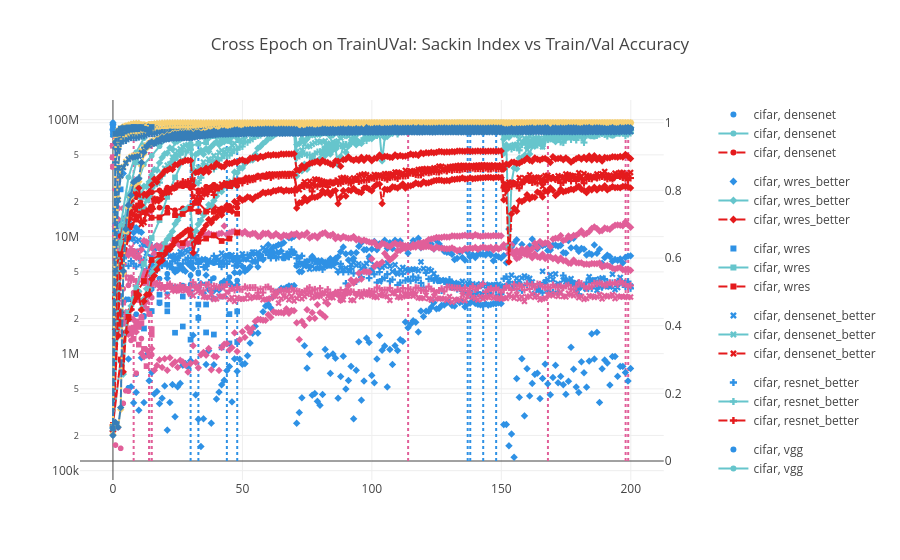

Notebook source saved alongside this figure:
### Code cell
epoch_trainUval = pd.concat([epoch_data[(epoch_data['split'] == 'trainUval')], epoch_data_better[(epoch_data_better['split'] == 'trainUval')]])
epoch_trainUval = epoch_trainUval.sort_values(by='epoch')

fig = make_subplots(specs=[[{"secondary_y": True}]], )

sackin_scatter_trainUval = px.scatter(epoch_trainUval, x='epoch', y='sackin_index', color="dataset", color_discrete_sequence=color_seq, symbol="model")
train_acc_trainUval = px.line(epoch_trainUval, x='epoch', y='train_acc', color="dataset", color_discrete_sequence=color_seq_train, symbol="model")
val_acc_trainUval = px.line(epoch_trainUval, x='epoch', y='val_acc', color="dataset", color_discrete_sequence=color_seq_val, symbol="model", line_dash_sequence=['dash'])

for i in range(16):
	# get dataset, model out of the trace
	dataset, model = str(sackin_scatter_trainUval.data[i]['name']).split(", ")
    
	all_epochs = epoch_trainUval[(epoch_trainUval['dataset'] == dataset) & (epoch_trainUval['model'] == model)]
	# find the epoch where val acc is maximum
	best_epoch = all_epochs.sort_values(by='val_acc', ascending=False).iloc[0]['epoch']

	fig.add_trace(
		sackin_scatter_trainUval.data[i],
		secondary_y=False,
	)

	fig.update_yaxes(type="log", secondary_y=False)

	fig.add_trace(
		train_acc_trainUval.data[i],
		secondary_y=True,
	)
 
	fig.add_trace(
		val_acc_trainUval.data[i],
		secondary_y=True,
	)
 
	# add a vertical line at best epoch
	fig.add_trace(go.Scatter(x=[best_epoch, best_epoch], y=[0, 1], mode="lines", line=dict(color=sackin_scatter_trainUval.data[i]['marker']['color'], dash="dot"), legendgroup=sackin_scatter_trainUval.data[i]['name'], showlegend=False), secondary_y=True)

# set title
fig.update_layout(
	title_text="Cross Epoch on TrainUVal: Sackin Index vs Train/Val Accuracy"
)
fig.show()

### Figure 1 — Plotly figure (JSON) as saved in the notebook; plotly's stock layout.template omitted (floating-point values rounded to 4 significant figures; data arrays with more than 128 entries replaced by an {"elided": "..."} marker saying what was removed)
{"data": [{"hovertemplate": "dataset=cifar<br>model=densenet<br>epoch=%{x}<br>sackin_index=%{y}<extra></extra>", "legendgroup": "cifar, densenet", "marker": {"color": "#2E91E5", "symbol": "circle"}, "mode": "markers", "name": "cifar, densenet", "showlegend": true, "type": "scattergl", "x": [0, 3, 6, 9, 12, 15, 18, 21, 24, 27, 30, 33, 36, 39, 42, 45, 48], "xaxis": "x", "y": [74120000.0, 6026000.0, 2908000.0, 2174000.0, 2061000.0, 3566000.0, 2691000.0, 3226000.0, 3703000.0, 3818000.0, 3903000.0, 4970000.0, 3927000.0, 4428000.0, 4024000.0, 4506000.0, 4213000.0], "yaxis": "y"}, {"hovertemplate": "dataset=cifar<br>model=densenet<br>epoch=%{x}<br>train_acc=%{y}<extra></extra>", "legendgroup": "cifar, densenet", "line": {"color": "rgb(102, 197, 204)", "dash": "solid"}, "marker": {"symbol": "circle"}, "mode": "lines+markers", "name": "cifar, densenet", "showlegend": true, "type": "scattergl", "x": [0, 3, 6, 9, 12, 15, 18, 21, 24, 27, 30, 33, 36, 39, 42, 45, 48], "xaxis": "x", "y": [0.09992, 0.5768, 0.7007, 0.8117, 0.8768, 0.9026, 0.9304, 0.9516, 0.9551, 0.9589, 0.9639, 0.9706, 0.953, 0.9645, 0.955, 0.9631, 0.9578], "yaxis": "y2"}, {"hovertemplate": "dataset=cifar<br>model=densenet<br>epoch=%{x}<br>val_acc=%{y}<extra></extra>", "legendgroup": "cifar, densenet", "line": {"color": "rgb(228,26,28)", "dash": "dash"}, "marker": {"symbol": "circle"}, "mode": "lines+markers", "name": "cifar, densenet", "showlegend": true, "type": "scattergl", "x": [0, 3, 6, 9, 12, 15, 18, 21, 24, 27, 30, 33, 36, 39, 42, 45, 48], "xaxis": "x", "y": [0.0998, 0.5581, 0.6599, 0.7244, 0.7403, 0.7422, 0.7493, 0.749, 0.7413, 0.7468, 0.7517, 0.7626, 0.7403, 0.7509, 0.7467, 0.754, 0.7486], "yaxis": "y2"}, {"legendgroup": "cifar, densenet", "line": {"color": "#2E91E5", "dash": "dot"}, "mode": "lines", "showlegend": false, "type": "scatter", "x": [33, 33], "xaxis": "x", "y": [0, 1], "yaxis": "y2"}, {"hovertemplate": "dataset=cifar<br>model=wres_better<br>epoch=%{x}<br>sackin_index=%{y}<extra></extra>", "legendgroup": "cifar, wres_better", "marker": {"color": "#2E91E5", "symbol": "diamond"}, "mode": "markers", "name": "cifar, wres_better", "showlegend": true, "type": "scattergl", "x": {"elided": "201 int values"}, "xaxis": "x", "y": {"elided": "201 float values"}, "yaxis": "y"}, {"hovertemplate": "dataset=cifar<br>model=wres_better<br>epoch=%{x}<br>train_acc=%{y}<extra></extra>", "legendgroup": "cifar, wres_better", "line": {"color": "rgb(102, 197, 204)", "dash": "solid"}, "marker": {"symbol": "diamond"}, "mode": "lines+markers", "name": "cifar, wres_better", "showlegend": true, "type": "scattergl", "x": {"elided": "201 int values"}, "xaxis": "x", "y": {"elided": "201 float values"}, "yaxis": "y2"}, {"hovertemplate": "dataset=cifar<br>model=wres_better<br>epoch=%{x}<br>val_acc=%{y}<extra></extra>", "legendgroup": "cifar, wres_better", "line": {"color": "rgb(228,26,28)", "dash": "dash"}, "marker": {"symbol": "diamond"}, "mode": "lines+markers", "name": "cifar, wres_better", "showlegend": true, "type": "scattergl", "x": {"elided": "201 int values"}, "xaxis": "x", "y": {"elided": "201 float values"}, "yaxis": "y2"}, {"legendgroup": "cifar, wres_better", "line": {"color": "#2E91E5", "dash": "dot"}, "mode": "lines", "showlegend": false, "type": "scatter", "x": [148, 148], "xaxis": "x", "y": [0, 1], "yaxis": "y2"}, {"hovertemplate": "dataset=cifar<br>model=wres<br>epoch=%{x}<br>sackin_index=%{y}<extra></extra>", "legendgroup": "cifar, wres", "marker": {"color": "#2E91E5", "symbol": "square"}, "mode": "markers", "name": "cifar, wres", "showlegend": true, "type": "scattergl", "x": [0, 3, 6, 9, 12, 15, 18, 21, 24, 27, 30, 33, 36, 39, 42, 45, 48], "xaxis": "x", "y": [90130000.0, 25360000.0, 11660000.0, 7471000.0, 5089000.0, 4369000.0, 3193000.0, 2299000.0, 1510000.0, 1707000.0, 1318000.0, 2021000.0, 1518000.0, 1457000.0, 1131000.0, 1222000.0, 1257000.0], "yaxis": "y"}, {"hovertemplate": "dataset=cifar<br>model=wres<br>epoch=%{x}<br>train_acc=%{y}<extra></extra>", "legendgroup": "cifar, wres", "line": {"color": "rgb(102, 197, 204)", "dash": "solid"}, "marker": {"symbol": "square"}, "mode": "lines+markers", "name": "cifar, wres", "showlegend": true, "type": "scattergl", "x": [0, 3, 6, 9, 12, 15, 18, 21, 24, 27, 30, 33, 36, 39, 42, 45, 48], "xaxis": "x", "y": [0.1061, 0.2973, 0.4376, 0.5122, 0.5824, 0.6593, 0.7118, 0.7808, 0.8386, 0.8869, 0.9315, 0.9382, 0.942, 0.9606, 0.9496, 0.946, 0.9647], "yaxis": "y2"}, {"hovertemplate": "dataset=cifar<br>model=wres<br>epoch=%{x}<br>val_acc=%{y}<extra></extra>", "legendgroup": "cifar, wres", "line": {"color": "rgb(228,26,28)", "dash": "dash"}, "marker": {"symbol": "square"}, "mode": "lines+markers", "name": "cifar, wres", "showlegend": true, "type": "scattergl", "x": [0, 3, 6, 9, 12, 15, 18, 21, 24, 27, 30, 33, 36, 39, 42, 45, 48], "xaxis": "x", "y": [0.1065, 0.3001, 0.4261, 0.4962, 0.5322, 0.5944, 0.6095, 0.6291, 0.6541, 0.6443, 0.6676, 0.6481, 0.6576, 0.6669, 0.6504, 0.6574, 0.6755], "yaxis": "y2"}, {"legendgroup": "cifar, wres", "line": {"color": "#2E91E5", "dash": "dot"}, "mode": "lines", "showlegend": false, "type": "scatter", "x": [48, 48], "xaxis": "x", "y": [0, 1], "yaxis": "y2"}, {"hovertemplate": "dataset=cifar<br>model=densenet_better<br>epoch=%{x}<br>sackin_index=%{y}<extra></extra>", "legendgroup": "cifar, densenet_better", "marker": {"color": "#2E91E5", "symbol": "x"}, "mode": "markers", "name": "cifar, densenet_better", "showlegend": true, "type": "scattergl", "x": {"elided": "201 int values"}, "xaxis": "x", "y": {"elided": "201 float values"}, "yaxis": "y"}, {"hovertemplate": "dataset=cifar<br>model=densenet_better<br>epoch=%{x}<br>train_acc=%{y}<extra></extra>", "legendgroup": "cifar, densenet_better", "line": {"color": "rgb(102, 197, 204)", "dash": "solid"}, "marker": {"symbol": "x"}, "mode": "lines+markers", "name": "cifar, densenet_better", "showlegend": true, "type": "scattergl", "x": {"elided": "201 int values"}, "xaxis": "x", "y": {"elided": "201 float values"}, "yaxis": "y2"}, {"hovertemplate": "dataset=cifar<br>model=densenet_better<br>epoch=%{x}<br>val_acc=%{y}<extra></extra>", "legendgroup": "cifar, densenet_better", "line": {"color": "rgb(228,26,28)", "dash": "dash"}, "marker": {"symbol": "x"}, "mode": "lines+markers", "name": "cifar, densenet_better", "showlegend": true, "type": "scattergl", "x": {"elided": "201 int values"}, "xaxis": "x", "y": {"elided": "201 float values"}, "yaxis": "y2"}, {"legendgroup": "cifar, densenet_better", "line": {"color": "#2E91E5", "dash": "dot"}, "mode": "lines", "showlegend": false, "type": "scatter", "x": [143, 143], "xaxis": "x", "y": [0, 1], "yaxis": "y2"}, {"hovertemplate": "dataset=cifar<br>model=resnet_better<br>epoch=%{x}<br>sackin_index=%{y}<extra></extra>", "legendgroup": "cifar, resnet_better", "marker": {"color": "#2E91E5", "symbol": "cross"}, "mode": "markers", "name": "cifar, resnet_better", "showlegend": true, "type": "scattergl", "x": {"elided": "201 int values"}, "xaxis": "x", "y": {"elided": "201 float values"}, "yaxis": "y"}, {"hovertemplate": "dataset=cifar<br>model=resnet_better<br>epoch=%{x}<br>train_acc=%{y}<extra></extra>", "legendgroup": "cifar, resnet_better", "line": {"color": "rgb(102, 197, 204)", "dash": "solid"}, "marker": {"symbol": "cross"}, "mode": "lines+markers", "name": "cifar, resnet_better", "showlegend": true, "type": "scattergl", "x": {"elided": "201 int values"}, "xaxis": "x", "y": {"elided": "201 float values"}, "yaxis": "y2"}, {"hovertemplate": "dataset=cifar<br>model=resnet_better<br>epoch=%{x}<br>val_acc=%{y}<extra></extra>", "legendgroup": "cifar, resnet_better", "line": {"color": "rgb(228,26,28)", "dash": "dash"}, "marker": {"symbol": "cross"}, "mode": "lines+markers", "name": "cifar, resnet_better", "showlegend": true, "type": "scattergl", "x": {"elided": "201 int values"}, "xaxis": "x", "y": {"elided": "201 float values"}, "yaxis": "y2"}, {"legendgroup": "cifar, resnet_better", "line": {"color": "#2E91E5", "dash": "dot"}, "mode": "lines", "showlegend": false, "type": "scatter", "x": [138, 138], "xaxis": "x", "y": [0, 1], "yaxis": "y2"}, {"hovertemplate": "dataset=cifar<br>model=vgg<br>epoch=%{x}<br>sackin_index=%{y}<extra></extra>", "legendgroup": "cifar, vgg", "marker": {"color": "#2E91E5", "symbol": "circle"}, "mode": "markers", "name": "cifar, vgg", "showlegend": true, "type": "scattergl", "x": [0, 3, 6, 9, 12, 15, 18, 21, 24, 27, 30, 33, 36, 39, 42, 44, 45, 48], "xaxis": "x", "y": [94040000.0, 1864000.0, 511100.0, 670100.0, 2103000.0, 3583000.0, 4372000.0, 4813000.0, 5277000.0, 5329000.0, 4666000.0, 4833000.0, 6272000.0, 5947000.0, 5961000.0, 6875000.0, 7023000.0, 5658000.0], "yaxis": "y"}, {"hovertemplate": "dataset=cifar<br>model=vgg<br>epoch=%{x}<br>train_acc=%{y}<extra></extra>", "legendgroup": "cifar, vgg", "line": {"color": "rgb(102, 197, 204)", "dash": "solid"}, "marker": {"symbol": "circle"}, "mode": "lines+markers", "name": "cifar, vgg", "showlegend": true, "type": "scattergl", "x": [0, 3, 6, 9, 12, 15, 18, 21, 24, 27, 30, 33, 36, 39, 42, 44, 45, 48], "xaxis": "x", "y": [0.0898, 0.6955, 0.8388, 0.9127, 0.9546, 0.9732, 0.981, 0.9885, 0.9924, 0.9951, 0.9939, 0.9915, 0.9954, 0.998, 0.9974, 0.9979, 0.9983, 0.9962], "yaxis": "y2"}, {"hovertemplate": "dataset=cifar<br>model=vgg<br>epoch=%{x}<br>val_acc=%{y}<extra></extra>", "legendgroup": "cifar, vgg", "line": {"color": "rgb(228,26,28)", "dash": "dash"}, "marker": {"symbol": "circle"}, "mode": "lines+markers", "name": "cifar, vgg", "showlegend": true, "type": "scattergl", "x": [0, 3, 6, 9, 12, 15, 18, 21, 24, 27, 30, 33, 36, 39, 42, 44, 45, 48], "xaxis": "x", "y": [0.088, 0.6654, 0.7557, 0.78, 0.7898, 0.7943, 0.7998, 0.8085, 0.8068, 0.8122, 0.807, 0.8, 0.8109, 0.8168, 0.8124, 0.8201, 0.8188, 0.8136], "yaxis": "y2"}, {"legendgroup": "cifar, vgg", "line": {"color": "#2E91E5", "dash": "dot"}, "mode": "lines", "showlegend": false, "type": "scatter", "x": [44, 44], "xaxis": "x", "y": [0, 1], "yaxis": "y2"}, {"hovertemplate": "dataset=cifar<br>model=vgg_better<br>epoch=%{x}<br>sackin_index=%{y}<extra></extra>", "legendgroup": "cifar, vgg_better", "marker": {"color": "#2E91E5", "symbol": "diamond"}, "mode": "markers", "name": "cifar, vgg_better", "showlegend": true, "type": "scattergl", "x": {"elided": "201 int values"}, "xaxis": "x", "y": {"elided": "201 float values"}, "yaxis": "y"}, {"hovertemplate": "dataset=cifar<br>model=vgg_better<br>epoch=%{x}<br>train_acc=%{y}<extra></extra>", "legendgroup": "cifar, vgg_better", "line": {"color": "rgb(102, 197, 204)", "dash": "solid"}, "marker": {"symbol": "diamond"}, "mode": "lines+markers", "name": "cifar, vgg_better", "showlegend": true, "type": "scattergl", "x": {"elided": "201 int values"}, "xaxis": "x", "y": {"elided": "201 float values"}, "yaxis": "y2"}, {"hovertemplate": "dataset=cifar<br>model=vgg_better<br>epoch=%{x}<br>val_acc=%{y}<extra></extra>", "legendgroup": "cifar, vgg_better", "line": {"color": "rgb(228,26,28)", "dash": "dash"}, "marker": {"symbol": "diamond"}, "mode": "lines+markers", "name": "cifar, vgg_better", "showlegend": true, "type": "scattergl", "x": {"elided": "201 int values"}, "xaxis": "x", "y": {"elided": "201 float values"}, "yaxis": "y2"}, {"legendgroup": "cifar, vgg_better", "line": {"color": "#2E91E5", "dash": "dot"}, "mode": "lines", "showlegend": false, "type": "scatter", "x": [137, 137], "xaxis": "x", "y": [0, 1], "yaxis": "y2"}, {"hovertemplate": "dataset=cifar<br>model=resnet<br>epoch=%{x}<br>sackin_index=%{y}<extra></extra>", "legendgroup": "cifar, resnet", "marker": {"color": "#2E91E5", "symbol": "square"}, "mode": "markers", "name": "cifar, resnet", "showlegend": true, "type": "scattergl", "x": [0, 3, 6, 9, 12, 15, 18, 21, 24, 27, 30, 33, 36, 39, 42, 45, 48], "xaxis": "x", "y": [82240000.0, 3105000.0, 1971000.0, 1765000.0, 1641000.0, 2310000.0, 2738000.0, 2615000.0, 3565000.0, 3077000.0, 3338000.0, 2628000.0, 2632000.0, 2950000.0, 3073000.0, 2178000.0, 2297000.0], "yaxis": "y"}, {"hovertemplate": "dataset=cifar<br>model=resnet<br>epoch=%{x}<br>train_acc=%{y}<extra></extra>", "legendgroup": "cifar, resnet", "line": {"color": "rgb(102, 197, 204)", "dash": "solid"}, "marker": {"symbol": "square"}, "mode": "lines+markers", "name": "cifar, resnet", "showlegend": true, "type": "scattergl", "x": [0, 3, 6, 9, 12, 15, 18, 21, 24, 27, 30, 33, 36, 39, 42, 45, 48], "xaxis": "x", "y": [0.1, 0.6449, 0.7851, 0.8831, 0.9335, 0.9403, 0.9524, 0.9688, 0.9675, 0.9736, 0.9768, 0.9805, 0.9766, 0.9767, 0.9776, 0.9831, 0.9798], "yaxis": "y2"}, {"hovertemplate": "dataset=cifar<br>model=resnet<br>epoch=%{x}<br>val_acc=%{y}<extra></extra>", "legendgroup": "cifar, resnet", "line": {"color": "rgb(228,26,28)", "dash": "dash"}, "marker": {"symbol": "square"}, "mode": "lines+markers", "name": "cifar, resnet", "showlegend": true, "type": "scattergl", "x": [0, 3, 6, 9, 12, 15, 18, 21, 24, 27, 30, 33, 36, 39, 42, 45, 48], "xaxis": "x", "y": [0.1, 0.6114, 0.692, 0.7137, 0.7355, 0.7192, 0.7201, 0.7343, 0.7267, 0.7302, 0.7454, 0.7376, 0.737, 0.7365, 0.7333, 0.742, 0.7308], "yaxis": "y2"}, {"legendgroup": "cifar, resnet", "line": {"color": "#2E91E5", "dash": "dot"}, "mode": "lines", "showlegend": false, "type": "scatter", "x": [30, 30], "xaxis": "x", "y": [0, 1], "yaxis": "y2"}, {"hovertemplate": "dataset=mnist<br>model=densenet<br>epoch=%{x}<br>sackin_index=%{y}<extra></extra>", "legendgroup": "mnist, densenet", "marker": {"color": "#E15F99", "symbol": "circle"}, "mode": "markers", "name": "mnist, densenet", "showlegend": true, "type": "scattergl", "x": [0, 1, 2, 3, 4, 5, 6, 7, 8, 9, 10, 11, 12, 13, 14, 15], "xaxis": "x", "y": [39480000.0, 6403000.0, 3642000.0, 5104000.0, 3585000.0, 2227000.0, 3832000.0, 4480000.0, 3330000.0, 3252000.0, 2854000.0, 1346000.0, 2755000.0, 2788000.0, 3766000.0, 978600.0], "yaxis": "y"}, {"hovertemplate": "dataset=mnist<br>model=densenet<br>epoch=%{x}<br>train_acc=%{y}<extra></extra>", "legendgroup": "mnist, densenet", "line": {"color": "rgb(246, 207, 113)", "dash": "solid"}, "marker": {"symbol": "circle"}, "mode": "lines+markers", "name": "mnist, densenet", "showlegend": true, "type": "scattergl", "x": [0, 1, 2, 3, 4, 5, 6, 7, 8, 9, 10, 11, 12, 13, 14, 15], "xaxis": "x", "y": [0.0981, 0.9468, 0.9785, 0.9831, 0.9876, 0.991, 0.9916, 0.9882, 0.9929, 0.9941, 0.9902, 0.9877, 0.9868, 0.9908, 0.9939, 0.9913], "yaxis": "y2"}, {"hovertemplate": "dataset=mnist<br>model=densenet<br>epoch=%{x}<br>val_acc=%{y}<extra></extra>", "legendgroup": "mnist, densenet", "line": {"color": "rgb(55,126,184)", "dash": "dash"}, "marker": {"symbol": "circle"}, "mode": "lines+markers", "name": "mnist, densenet", "showlegend": true, "type": "scattergl", "x": [0, 1, 2, 3, 4, 5, 6, 7, 8, 9, 10, 11, 12, 13, 14, 15], "xaxis": "x", "y": [0.0961, 0.9424, 0.976, 0.98, 0.9865, 0.9883, 0.9882, 0.9853, 0.9887, 0.9891, 0.9851, 0.9825, 0.978, 0.9863, 0.9902, 0.9851], "yaxis": "y2"}, {"legendgroup": "mnist, densenet", "line": {"color": "#E15F99", "dash": "dot"}, "mode": "lines", "showlegend": false, "type": "scatter", "x": [14, 14], "xaxis": "x", "y": [0, 1], "yaxis": "y2"}, {"hovertemplate": "dataset=mnist<br>model=wres_better<br>epoch=%{x}<br>sackin_index=%{y}<extra></extra>", "legendgroup": "mnist, wres_better", "marker": {"color": "#E15F99", "symbol": "diamond"}, "mode": "markers", "name": "mnist, wres_better", "showlegend": true, "type": "scattergl", "x": {"elided": "201 int values"}, "xaxis": "x", "y": {"elided": "201 float values"}, "yaxis": "y"}, {"hovertemplate": "dataset=mnist<br>model=wres_better<br>epoch=%{x}<br>train_acc=%{y}<extra></extra>", "legendgroup": "mnist, wres_better", "line": {"color": "rgb(246, 207, 113)", "dash": "solid"}, "marker": {"symbol": "diamond"}, "mode": "lines+markers", "name": "mnist, wres_better", "showlegend": true, "type": "scattergl", "x": {"elided": "201 int values"}, "xaxis": "x", "y": {"elided": "201 float values"}, "yaxis": "y2"}, {"hovertemplate": "dataset=mnist<br>model=wres_better<br>epoch=%{x}<br>val_acc=%{y}<extra></extra>", "legendgroup": "mnist, wres_better", "line": {"color": "rgb(55,126,184)", "dash": "dash"}, "marker": {"symbol": "diamond"}, "mode": "lines+markers", "name": "mnist, wres_better", "showlegend": true, "type": "scattergl", "x": {"elided": "201 int values"}, "xaxis": "x", "y": {"elided": "201 float values"}, "yaxis": "y2"}, {"legendgroup": "mnist, wres_better", "line": {"color": "#E15F99", "dash": "dot"}, "mode": "lines", "showlegend": false, "type": "scatter", "x": [114, 114], "xaxis": "x", "y": [0, 1], "yaxis": "y2"}, {"hovertemplate": "dataset=mnist<br>model=wres<br>epoch=%{x}<br>sackin_index=%{y}<extra></extra>", "legendgroup": "mnist, wres", "marker": {"color": "#E15F99", "symbol": "square"}, "mode": "markers", "name": "mnist, wres", "showlegend": true, "type": "scattergl", "x": [0, 1, 2, 3, 4, 5, 6, 7, 8, 9, 10, 11, 12, 13, 14, 15], "xaxis": "x", "y": [59720000.0, 12210000.0, 3653000.0, 1872000.0, 1801000.0, 1499000.0, 1591000.0, 1482000.0, 1338000.0, 1882000.0, 1195000.0, 2040000.0, 1098000.0, 782400.0, 985900.0, 1449000.0], "yaxis": "y"}, {"hovertemplate": "dataset=mnist<br>model=wres<br>epoch=%{x}<br>train_acc=%{y}<extra></extra>", "legendgroup": "mnist, wres", "line": {"color": "rgb(246, 207, 113)", "dash": "solid"}, "marker": {"symbol": "square"}, "mode": "lines+markers", "name": "mnist, wres", "showlegend": true, "type": "scattergl", "x": [0, 1, 2, 3, 4, 5, 6, 7, 8, 9, 10, 11, 12, 13, 14, 15], "xaxis": "x", "y": [0.1039, 0.6396, 0.8585, 0.9477, 0.9598, 0.968, 0.9725, 0.9801, 0.9772, 0.982, 0.9831, 0.9847, 0.9875, 0.989, 0.9879, 0.9841], "yaxis": "y2"}, {"hovertemplate": "dataset=mnist<br>model=wres<br>epoch=%{x}<br>val_acc=%{y}<extra></extra>", "legendgroup": "mnist, wres", "line": {"color": "rgb(55,126,184)", "dash": "dash"}, "marker": {"symbol": "square"}, "mode": "lines+markers", "name": "mnist, wres", "showlegend": true, "type": "scattergl", "x": [0, 1, 2, 3, 4, 5, 6, 7, 8, 9, 10, 11, 12, 13, 14, 15], "xaxis": "x", "y": [0.1007, 0.6448, 0.8664, 0.9505, 0.9605, 0.9656, 0.9687, 0.9756, 0.9719, 0.9756, 0.9799, 0.9795, 0.9832, 0.9826, 0.9841, 0.9774], "yaxis": "y2"}, {"legendgroup": "mnist, wres", "line": {"color": "#E15F99", "dash": "dot"}, "mode": "lines", "showlegend": false, "type": "scatter", "x": [14, 14], "xaxis": "x", "y": [0, 1], "yaxis": "y2"}, {"hovertemplate": "dataset=mnist<br>model=densenet_better<br>epoch=%{x}<br>sackin_index=%{y}<extra></extra>", "legendgroup": "mnist, densenet_better", "marker": {"color": "#E15F99", "symbol": "x"}, "mode": "markers", "name": "mnist, densenet_better", "showlegend": true, "type": "scattergl", "x": {"elided": "201 int values"}, "xaxis": "x", "y": {"elided": "201 float values"}, "yaxis": "y"}, {"hovertemplate": "dataset=mnist<br>model=densenet_better<br>epoch=%{x}<br>train_acc=%{y}<extra></extra>", "legendgroup": "mnist, densenet_better", "line": {"color": "rgb(246, 207, 113)", "dash": "solid"}, "marker": {"symbol": "x"}, "mode": "lines+markers", "name": "mnist, densenet_better", "showlegend": true, "type": "scattergl", "x": {"elided": "201 int values"}, "xaxis": "x", "y": {"elided": "201 float values"}, "yaxis": "y2"}, {"hovertemplate": "dataset=mnist<br>model=densenet_better<br>epoch=%{x}<br>val_acc=%{y}<extra></extra>", "legendgroup": "mnist, densenet_better", "line": {"color": "rgb(55,126,184)", "dash": "dash"}, "marker": {"symbol": "x"}, "mode": "lines+markers", "name": "mnist, densenet_better", "showlegend": true, "type": "scattergl", "x": {"elided": "201 int values"}, "xaxis": "x", "y": {"elided": "201 float values"}, "yaxis": "y2"}, {"legendgroup": "mnist, densenet_better", "line": {"color": "#E15F99", "dash": "dot"}, "mode": "lines", "showlegend": false, "type": "scatter", "x": [198, 198], "xaxis": "x", "y": [0, 1], "yaxis": "y2"}, {"hovertemplate": "dataset=mnist<br>model=resnet_better<br>epoch=%{x}<br>sackin_index=%{y}<extra></extra>", "legendgroup": "mnist, resnet_better", "marker": {"color": "#E15F99", "symbol": "cross"}, "mode": "markers", "name": "mnist, resnet_better", "showlegend": true, "type": "scattergl", "x": {"elided": "201 int values"}, "xaxis": "x", "y": {"elided": "201 float values"}, "yaxis": "y"}, {"hovertemplate": "dataset=mnist<br>model=resnet_better<br>epoch=%{x}<br>train_acc=%{y}<extra></extra>", "legendgroup": "mnist, resnet_better", "line": {"color": "rgb(246, 207, 113)", "dash": "solid"}, "marker": {"symbol": "cross"}, "mode": "lines+markers", "name": "mnist, resnet_better", "showlegend": true, "type": "scattergl", "x": {"elided": "201 int values"}, "xaxis": "x", "y": {"elided": "201 float values"}, "yaxis": "y2"}, {"hovertemplate": "dataset=mnist<br>model=resnet_better<br>epoch=%{x}<br>val_acc=%{y}<extra></extra>", "legendgroup": "mnist, resnet_better", "line": {"color": "rgb(55,126,184)", "dash": "dash"}, "marker": {"symbol": "cross"}, "mode": "lines+markers", "name": "mnist, resnet_better", "showlegend": true, "type": "scattergl", "x": {"elided": "201 int values"}, "xaxis": "x", "y": {"elided": "201 float values"}, "yaxis": "y2"}, {"legendgroup": "mnist, resnet_better", "line": {"color": "#E15F99", "dash": "dot"}, "mode": "lines", "showlegend": false, "type": "scatter", "x": [168, 168], "xaxis": "x", "y": [0, 1], "yaxis": "y2"}, {"hovertemplate": "dataset=mnist<br>model=vgg<br>epoch=%{x}<br>sackin_index=%{y}<extra></extra>", "legendgroup": "mnist, vgg", "marker": {"color": "#E15F99", "symbol": "circle"}, "mode": "markers", "name": "mnist, vgg", "showlegend": true, "type": "scattergl", "x": [0, 1, 2, 3, 4, 5, 6, 7, 8, 9, 10, 11, 12, 13, 14, 15], "xaxis": "x", "y": [47510000.0, 165500.0, 234000.0, 155200.0, 375900.0, 481600.0, 477600.0, 1299000.0, 3120000.0, 681000.0, 3342000.0, 2074000.0, 3992000.0, 4113000.0, 3108000.0, 3009000.0], "yaxis": "y"}, {"hovertemplate": "dataset=mnist<br>model=vgg<br>epoch=%{x}<br>train_acc=%{y}<extra></extra>", "legendgroup": "mnist, vgg", "line": {"color": "rgb(246, 207, 113)", "dash": "solid"}, "marker": {"symbol": "circle"}, "mode": "lines+markers", "name": "mnist, vgg", "showlegend": true, "type": "scattergl", "x": [0, 1, 2, 3, 4, 5, 6, 7, 8, 9, 10, 11, 12, 13, 14, 15], "xaxis": "x", "y": [0.07863, 0.9642, 0.9775, 0.9815, 0.9896, 0.9923, 0.9891, 0.9917, 0.9939, 0.9958, 0.9944, 0.9962, 0.996, 0.9942, 0.9966, 0.9973], "yaxis": "y2"}, {"hovertemplate": "dataset=mnist<br>model=vgg<br>epoch=%{x}<br>val_acc=%{y}<extra></extra>", "legendgroup": "mnist, vgg", "line": {"color": "rgb(55,126,184)", "dash": "dash"}, "marker": {"symbol": "circle"}, "mode": "lines+markers", "name": "mnist, vgg", "showlegend": true, "type": "scattergl", "x": [0, 1, 2, 3, 4, 5, 6, 7, 8, 9, 10, 11, 12, 13, 14, 15], "xaxis": "x", "y": [0.0759, 0.9676, 0.9763, 0.9799, 0.9866, 0.987, 0.986, 0.9868, 0.9889, 0.9901, 0.9896, 0.9894, 0.99, 0.9865, 0.9897, 0.9901], "yaxis": "y2"}, {"legendgroup": "mnist, vgg", "line": {"color": "#E15F99", "dash": "dot"}, "mode": "lines", "showlegend": false, "type": "scatter", "x": [15, 15], "xaxis": "x", "y": [0, 1], "yaxis": "y2"}, {"hovertemplate": "dataset=mnist<br>model=vgg_better<br>epoch=%{x}<br>sackin_index=%{y}<extra></extra>", "legendgroup": "mnist, vgg_better", "marker": {"color": "#E15F99", "symbol": "diamond"}, "mode": "markers", "name": "mnist, vgg_better", "showlegend": true, "type": "scattergl", "x": {"elided": "201 int values"}, "xaxis": "x", "y": {"elided": "201 float values"}, "yaxis": "y"}, {"hovertemplate": "dataset=mnist<br>model=vgg_better<br>epoch=%{x}<br>train_acc=%{y}<extra></extra>", "legendgroup": "mnist, vgg_better", "line": {"color": "rgb(246, 207, 113)", "dash": "solid"}, "marker": {"symbol": "diamond"}, "mode": "lines+markers", "name": "mnist, vgg_better", "showlegend": true, "type": "scattergl", "x": {"elided": "201 int values"}, "xaxis": "x", "y": {"elided": "201 float values"}, "yaxis": "y2"}, {"hovertemplate": "dataset=mnist<br>model=vgg_better<br>epoch=%{x}<br>val_acc=%{y}<extra></extra>", "legendgroup": "mnist, vgg_better", "line": {"color": "rgb(55,126,184)", "dash": "dash"}, "marker": {"symbol": "diamond"}, "mode": "lines+markers", "name": "mnist, vgg_better", "showlegend": true, "type": "scattergl", "x": {"elided": "201 int values"}, "xaxis": "x", "y": {"elided": "201 float values"}, "yaxis": "y2"}, {"legendgroup": "mnist, vgg_better", "line": {"color": "#E15F99", "dash": "dot"}, "mode": "lines", "showlegend": false, "type": "scatter", "x": [199, 199], "xaxis": "x", "y": [0, 1], "yaxis": "y2"}, {"hovertemplate": "dataset=mnist<br>model=resnet<br>epoch=%{x}<br>sackin_index=%{y}<extra></extra>", "legendgroup": "mnist, resnet", "marker": {"color": "#E15F99", "symbol": "square"}, "mode": "markers", "name": "mnist, resnet", "showlegend": true, "type": "scattergl", "x": [0, 1, 2, 3, 4, 5, 6, 7, 8, 9, 10, 11, 12, 13, 14, 15], "xaxis": "x", "y": [47690000.0, 3248000.0, 2204000.0, 2028000.0, 2729000.0, 2004000.0, 2118000.0, 1645000.0, 1669000.0, 1827000.0, 1690000.0, 1812000.0, 2493000.0, 2419000.0, 2189000.0, 1621000.0], "yaxis": "y"}, {"hovertemplate": "dataset=mnist<br>model=resnet<br>epoch=%{x}<br>train_acc=%{y}<extra></extra>", "legendgroup": "mnist, resnet", "line": {"color": "rgb(246, 207, 113)", "dash": "solid"}, "marker": {"symbol": "square"}, "mode": "lines+markers", "name": "mnist, resnet", "showlegend": true, "type": "scattergl", "x": [0, 1, 2, 3, 4, 5, 6, 7, 8, 9, 10, 11, 12, 13, 14, 15], "xaxis": "x", "y": [0.09793, 0.9646, 0.9677, 0.984, 0.9848, 0.9867, 0.9903, 0.9912, 0.9909, 0.9901, 0.9925, 0.9925, 0.988, 0.9847, 0.9778, 0.9932], "yaxis": "y2"}, {"hovertemplate": "dataset=mnist<br>model=resnet<br>epoch=%{x}<br>val_acc=%{y}<extra></extra>", "legendgroup": "mnist, resnet", "line": {"color": "rgb(55,126,184)", "dash": "dash"}, "marker": {"symbol": "square"}, "mode": "lines+markers", "name": "mnist, resnet", "showlegend": true, "type": "scattergl", "x": [0, 1, 2, 3, 4, 5, 6, 7, 8, 9, 10, 11, 12, 13, 14, 15], "xaxis": "x", "y": [0.0974, 0.9668, 0.9692, 0.9826, 0.9844, 0.9828, 0.9862, 0.9857, 0.9876, 0.984, 0.9873, 0.9872, 0.9823, 0.9806, 0.9726, 0.9874], "yaxis": "y2"}, {"legendgroup": "mnist, resnet", "line": {"color": "#E15F99", "dash": "dot"}, "mode": "lines", "showlegend": false, "type": "scatter", "x": [8, 8], "xaxis": "x", "y": [0, 1], "yaxis": "y2"}], "layout": {"title": {"text": "Cross Epoch on TrainUVal: Sackin Index vs Train/Val Accuracy"}, "xaxis": {"anchor": "y", "domain": [0, 0.94]}, "yaxis": {"anchor": "x", "domain": [0, 1], "type": "log"}, "yaxis2": {"anchor": "x", "overlaying": "y", "side": "right"}}}
